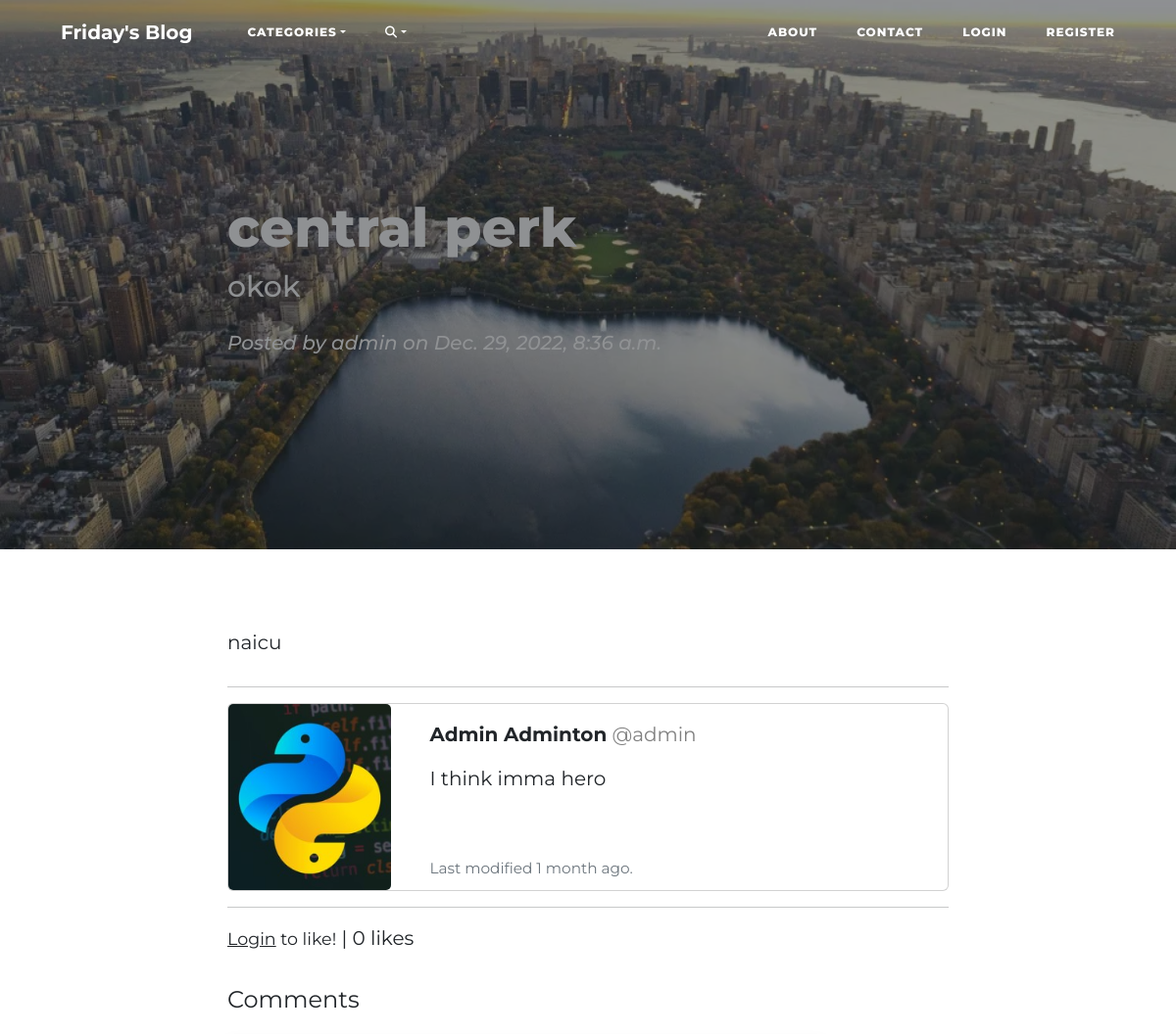
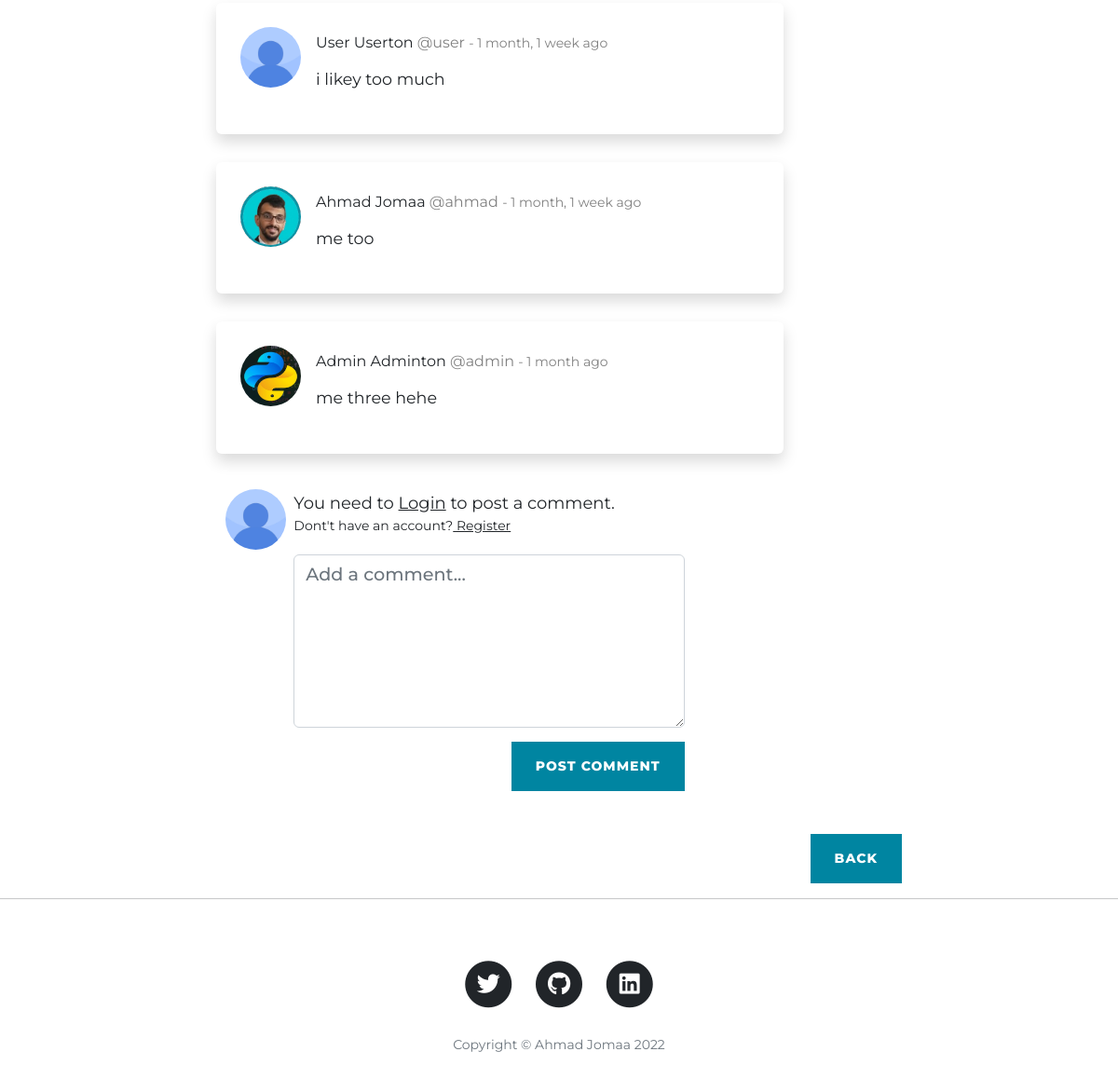
Screenshot of /blog/post/11/ with the database file from the repository (2 pictures, top to bottom).
### blog/models.py (models this page shows, shortened)
class BlogPost(models.Model):
    title = models.CharField(max_length=64)
    subtitle = models.CharField(max_length=128)
    body = RichTextField()
    choices = [("general", "General"), ("philosophy", "Philosophy"), ("science", "Science"),
                   ("history", "History"), ("politics", "Politics"), ("economics", "Economics"), ("other", "Other")]
    category = models.CharField(max_length=32, choices=choices)
    author = models.ForeignKey(User, on_delete=models.CASCADE)
    date = models.DateTimeField(auto_now_add=True)
    last_modified = models.DateTimeField(auto_now=True)
    likes = models.ManyToManyField(User, related_name="blog_posts")
    img = models.ImageField(verbose_name='Image',blank=True, null=True, upload_to="images/")
    class Meta:
        verbose_name_plural = "Posts"
    def total_likes(self):
        return self.likes.count()

class UserProfile(models.Model):
    user = models.OneToOneField(User, on_delete=models.CASCADE)
    bio = models.TextField(blank=True, null=True)
    pfp = models.ImageField(verbose_name='Profile Picture', blank=True, null=True, upload_to="images/profile")
    bg = models.ImageField(verbose_name='Background Image', blank=True, null=True, upload_to="images/background")
    following = models.ManyToManyField("self", related_name="followers", blank=True, symmetrical=False,)  # if symmetrical is True it means that both must follow each other, as in the case of "add friend"

class CommentPost(models.Model):
    post = models.ForeignKey(BlogPost, related_name="comments", on_delete=models.CASCADE)
    commentor = models.ForeignKey(User, related_name="commentor", on_delete=models.CASCADE)
    body = models.TextField(verbose_name="", blank=False, null=False)
    comment_date = models.DateTimeField(auto_now_add=True)
    class Meta:
        verbose_name_plural = "Comments"

### blog/views.py (the view, shortened to what this page needs)
# urls.py: path("post/<int:pk>/", PostView.as_view(), name="post_detail"),
class PostView(FormMixin, DetailView):
    template_name = "blog/post.html"
    model = BlogPost
    context_object_name = "post"
    form_class = CommentForm
    def get_context_data(self, **kwargs):
        context = super(PostView, self).get_context_data(**kwargs)
        likes = get_object_or_404(BlogPost, id=self.kwargs["pk"])
        total_likes = likes.total_likes()
        liked = False
        if likes.likes.filter(id=self.request.user.id).exists():
            liked = True
        context["total_likes"] = total_likes
        context["liked"] = liked
        context['form'] = CommentForm(initial={'post': self.object})
        return context
    def post(self, request, *args, **kwargs):
        self.object = self.get_object()
        form = self.get_form()
        if form.is_valid():
            return self.form_valid(form)
        else:
            return self.form_invalid(form)

### blog/forms.py (shortened to what this page needs)
class CommentForm(ModelForm):
    class Meta:
        model = CommentPost
        fields = ["body",]
        widgets = {
            "body": forms.Textarea(attrs={'class':'form-control', 'rows':6, "placeholder":"Add a comment..."}),
        }

### blog/context_processors.py (called while the page is built)
def add_variable_to_context(request):
    all_categories = {item[0]:item[1] for item in BlogPost.choices}
    return {"all_categories": all_categories}

### blog/templates/blog/post.html (shortened to what this page needs)
{% extends "blog/base.html" %}
{% load static %}
{% block content %}
{% if post.img %}
    <header class="masthead" src="{{ post.img.url }}" style="background-image: url({{post.img.url}})">
{% else %}
    <header class="masthead" src="">
{% endif %}
    <div class="overlay"></div>
    <div class="container">
        <div class="row">
            <div class="col-lg-8 col-md-10 mx-auto">
                <div class="post-heading">
                    <h1>{{post.title}}</h1>
                    <h2 class="subheading">{{post.subtitle}}</h2>
                    <span class="meta">Posted by
              {{post.author.username}}
              on {{post.date}}</span>
                </div>
            </div>
        </div>
    </div>
</header>
<article>
    <div class="container">
        <div class="row">
            <div class="col-lg-8 col-md-10 mx-auto">
                {{ post.body|safe }}
                <hr>
                <div class="card mb-3">
                    <div class="row no-gutters">
                        <div class="col-md-3">
                            {% if post.author.userprofile.pfp %}
                                <a href="{% url 'blog:user_posts' post.author.username %}"><img src="{{ post.author.userprofile.pfp.url }}" class="card-img" alt="..."></a>
                            {% else %}
                                <a href="{% url 'blog:user_posts' post.author.username %}"><img src="{% static 'images/default_img.jpg' %}" class="card-img" alt="..."></a>
                            {% endif %}
                        </div>
                        <div class="col-md-9">
                            <div class="card-body">
                                <hS class="card-title"><strong>{{ post.author.first_name|title }} {{post.author.last_name|title }}</strong> <a href="{% url 'blog:user_posts' post.author.username %}" style="text-decoration:none; color:grey;"> @{{post.author.username}}</a></hs>
                                <p class="card-text" style="margin-top:15px">{{ post.author.userprofile.bio }}</p>
                            </div>
                            <p class="small card-text" style="margin:0px 0px 10px 16px;; position:absolute; bottom:0;"><small class="text-muted">Last modified {{post.last_modified|timesince }} ago.</small></p>
                        </div>
                    </div>
                </div>
                <hr>
                <div class="form-group">
                    <form action="{% url 'blog:like_post' post.pk %}" method="POST">
                        {% if user.is_authenticated %}
                            {% if not liked %}
                                <button type="submit" name="post_id", value="{{ post.id }}" class="btn btn-primary btn-sm">Like <i class="fa-regular fa-thumbs-up"></i></button>
                            {% else %}
                                <button type="submit" name="post_id", value="{{ post.id }}" class="btn btn-primary btn-sm">Unlike <i class="fa-regular fa-thumbs-down"></i></button>
                            {% endif %}
                        {% else %}
                            <small><a href="{% url 'login' %}">Login</a> to like!</small>
                        {% endif %}
                        {% if total_likes != 1 %}
                            | {{total_likes}} likes
                        {% else %}
                            | {{total_likes}} like
                        {% endif %}
                    </form>
                    <p style="font-size:24px; margin-bottom:20px;">Comments</p>
                    {% if not post.comments.all %}
                        <p style="font-size:18px; margin-top:0px; margin-bottom:40px;">No comments yet. Be the first to comment!</p>
                    {% else %}
                        {% for comment in post.comments.all %}
                            <div class="row">
                                <div class="col-10">
                                    <div class="form-group shadow p-3 mb-0 bg-body rounded">
                                        <div class="d-flex flex-start">
                                            {% if comment.commentor.userprofile.pfp %}
                                                <a href="{% url 'blog:user_posts' comment.commentor.username %}">
                                                    <img class="rounded-circle shadow-1-strong me-3" style="margin:10px" src="{{comment.commentor.userprofile.pfp.url}}" alt="avatar" width="65" height="65" />
                                                </a>
                                            {% else %}
                                                <img class="rounded-circle shadow-1-strong me-3" style="margin:10px" src="{% static 'images/default_img.jpg' %}" alt="avatar" width="65" height="65" />
                                            {% endif %}
                                            <div class="flex-grow-1 flex-shrink-1">
                                                <div>
                                                    <div class="d-flex justify-content-between align-items-center">
                                                        <p class="mb-1" style="margin:15px 0px 0px; font-size:16px;">
                                                        {{comment.commentor.first_name|title }} {{comment.commentor.last_name|title }}
                                                        <a href="{% url 'blog:user_posts' comment.commentor.username %}" style="text-decoration:none; color:grey;"> @{{comment.commentor.username}}</a>
                                                        <span class="small" style="color:grey; font-size:10;">- {{comment.comment_date|timesince }} ago</span>
                                                        </p>
                                                    </div>
                                                    <p class="small mb-0" style="margin-top:10px; margin-right:100px; margin-bottom:10px">
                                                        {{comment.body|safe}}
                                                    </p>
                                                    <br style="line-height: 0px" />
                                                </div>
                                            </div>
                                        </div>
                                    </div>
                                </div>
                            </div>
                            <br style="line-height: 0px" />
                        {% endfor %}
                    {% endif %}
                    <div class="card border-0">
                        <div class="row">
                            <div class="col-1">
                                {% if user.userprofile.pfp %}
                                    <a href="{% url 'blog:user_posts' user.username %}">
                                     <img class="rounded-circle mt-2" style="margin:10px" src="{{user.userprofile.pfp.url}}" alt="avatar" width="65" height="65" />
                                    </a>
                                 {% else %}
                                    <img class="rounded-circle mt-2" style="margin:10px" src="{% static 'images/default_img.jpg' %}" alt="avatar" width="65" height="65" />
                                {% endif %}
                            </div>
                            <div class="col-7" style="margin-left:20px">
                                <div class="comment-box ml-2">
                                    {% if user.is_authenticated %}
                                        <p style="margin-top:10px; margin-bottom:20px; font-size:16px">{{user.first_name|title}} {{user.last_name|title}}<a href="{% url 'blog:user_posts' user.username %}" style="text-decoration:none; color:grey;"> @{{user.username}}</a></p>
                                    {% else %}
                                        <p style="margin-top:10px; margin-bottom:0px; font-size:18px;">You need to <a style="text-decoration:underline;" href="{% url 'login' %}">Login</a> to post a comment.</p>
                                        <p style="margin-top:0px; margin-bottom:20px; font-size:14px;">Dont't have an account?<a style="text-decoration:underline;" href="{% url 'signup' %}"> Register</a></p>
                                    {% endif %}
                                    <div class="comment-area">
                                        <form method="post">
                                            {{ form }}
                                            {% if user.is_authenticated %}
                                                <button class="btn btn-primary" style="float:right; margin-top:15px;">Post Comment</button>
                                            {% else %}
                                                <a href="{% url 'login' %}" class="btn btn-primary" style="float:right; margin-top:15px;">Post Comment</a>
                                            {% endif %}
                                        </form>
                                    </div>
                                </div>
                            </div>
                        </div>
                    </div>
                </div>
                <div class="col-lg-8 col-md-10 mx-auto comment" style="padding-left: 0;">
                    <ul class="commentList">
                    </ul>
                </div>
                <a class="btn btn-primary float-right" style="float: right;" href="{% url 'blog:home' %}">Back</a>
            </div>
        </div>
    </div>
</article>
<hr>
{% endblock %}

### blog/static/blog/css/clean-blog.css (style rules this page uses)
body { font-size: 20px; color: #212529; font-family: 'Montserrat', sans-serif; font-weight: 400; }
p { line-height: 1.5; margin: 30px 0; }
p a { text-decoration: none; }
h1, h2, h3, h4, h5, h6 { font-family: 'Montserrat', sans-serif; font-weight: 800; }
a { color: #212529; transition: all 0.2s; }
.comment { padding-top: 20px; }
.commentList { padding:0; list-style:none; max-height:200px; overflow:auto; }
header.masthead { margin-bottom: 50px; background: no-repeat center center; background-color: #868e96; background-attachment: scroll; position: relative; background-size: cover; }
header.masthead .overlay { position: absolute; top: 0; left: 0; height: 100%; width: 100%; background-color: #212529; opacity: 0.5; }
header.masthead .page-heading, header.masthead .post-heading, header.masthead .site-heading { padding: 200px 0 150px; color: #FFFFFF; }
@media only screen and (min-width: 768px) { header.masthead .page-heading, header.masthead .post-heading, header.masthead .site-heading { padding: 200px 0; } }
header.masthead .post-heading h1 { font-size: 35px; }
header.masthead .post-heading .meta, header.masthead .post-heading .subheading { line-height: 1.1; display: block; }
header.masthead .post-heading .subheading { font-size: 24px; font-weight: 500; margin: 10px 0 30px; font-family: 'Montserrat', sans-serif; }
header.masthead .post-heading .meta { font-size: 20px; font-weight: 500; font-style: italic; font-family: 'Montserrat', sans-serif; }
@media only screen and (min-width: 768px) { header.masthead .post-heading h1 { font-size: 55px; } }
@media only screen and (min-width: 768px) { header.masthead .post-heading .subheading { font-size: 30px; } }
.form-control { font-size: 1.2rem; font-family: 'Montserrat', sans-serif; font-weight: 500; }
.btn { font-size: 14px; font-weight: 800; padding: 15px 25px; letter-spacing: 1px; text-transform: uppercase; border-radius: 0; font-family: 'Montserrat', sans-serif; font-weight: 800; }
.btn-primary { background-color: #0085A1; border-color: #0085A1; }

### rows the page displays
BlogPost: img (picture), title "central perk", subtitle "okok", author.username "admin", date "Dec. 29, 2022, 8:36 a.m.", body "naicu", author.userprofile.pfp (picture), author.first_name "Admin", author.last_name "Adminton", author.userprofile.bio "I think imma hero", last_modified "1 month"
CommentPost: commentor.userprofile.pfp (placeholder picture), commentor.first_name "User", commentor.last_name "Userton", commentor.username "user", comment_date "1 month, 1 week", body "i likey too much"
CommentPost: commentor.userprofile.pfp (picture), commentor.first_name "Ahmad", commentor.last_name "Jomaa", commentor.username "ahmad", comment_date "1 month, 1 week", body "me too"
CommentPost: commentor.userprofile.pfp (picture), commentor.first_name "Admin", commentor.last_name "Adminton", commentor.username "admin", comment_date "1 month", body "me three hehe"

### other values shown
{{ total_likes }} "0"
